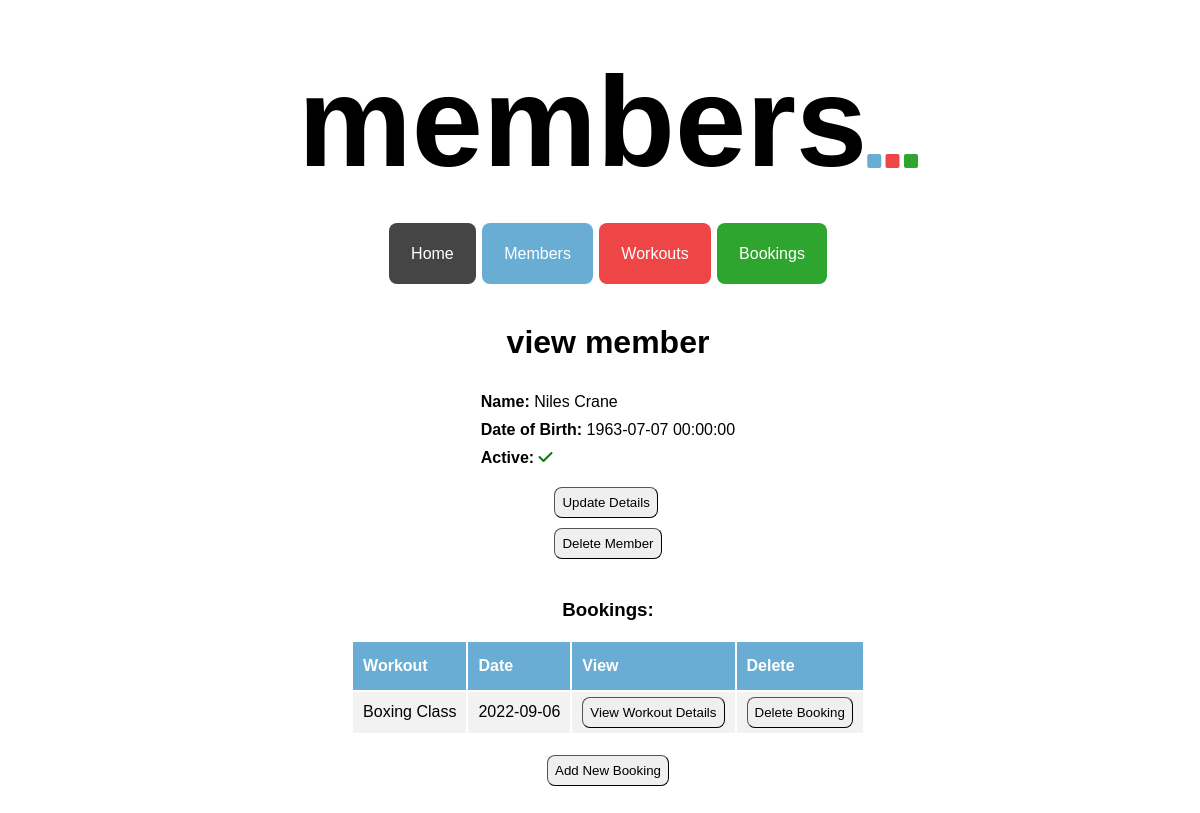
Before: /members/2 with the older database file.
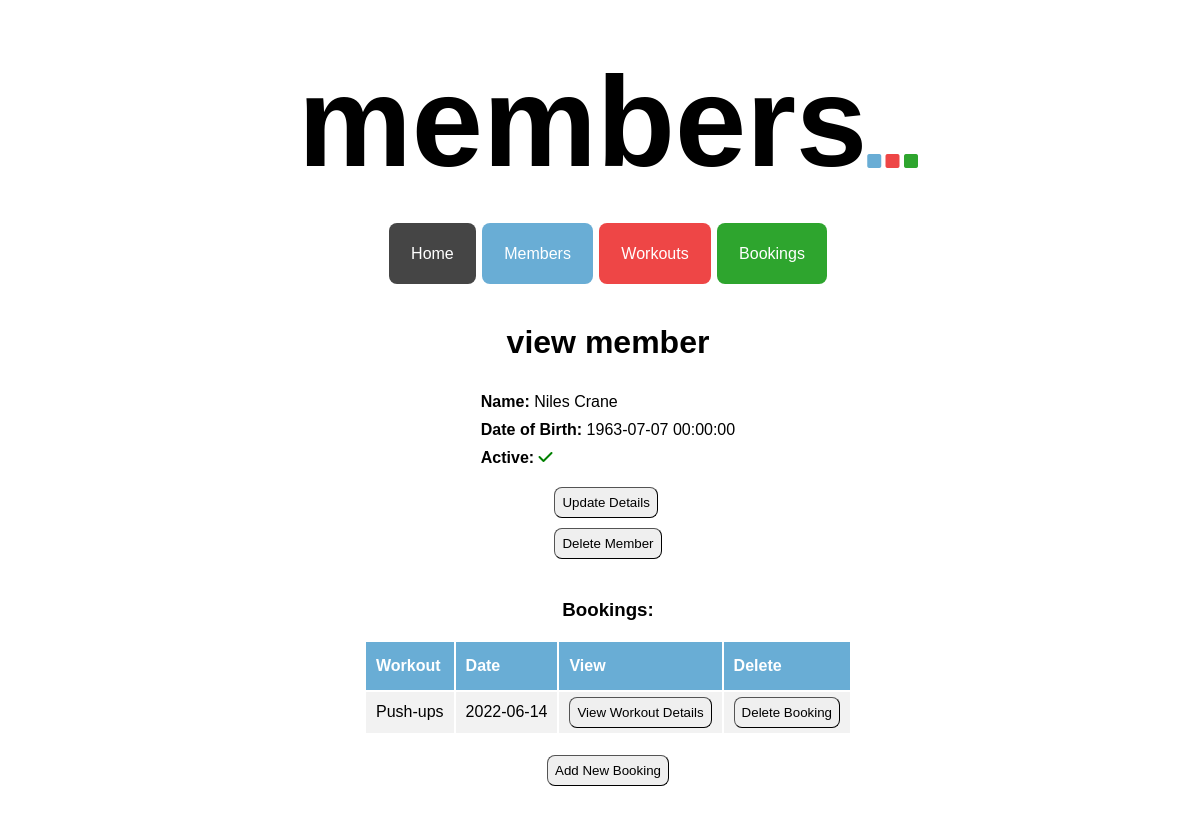
After: the same page with the newer database file.
### tables this page shows
CREATE TABLE workouts (
    id INTEGER PRIMARY KEY AUTOINCREMENT,
    name VARCHAR,
    date DATE,
    description TEXT,
    duration INTEGER,
    capacity INTEGER,
    capacity_filled INTEGER,
    active BOOLEAN
);

### controllers/member_controller.py (the view)
@members_blueprint.route("/members/<id>")
def member_show(id):
    route_name = "members"
    member = member_repository.select(id)
    bookings = member_repository.get_bookings_member(member)
    return render_template("members/show.html", route_name=route_name, member=member, bookings=bookings)

### db/run_sql.py (called while the page is built)
def get_db():
    path = os.path.dirname(os.path.abspath(__file__))
    db = os.path.join(path, "gym_db.db")
    conn = sqlite3.connect(db)
    conn.execute("PRAGMA foreign_keys = 1")
    conn.row_factory = sqlite3.Row
    return conn

def run_sql(sql, values = []):
    db = get_db()
    cursor = db.cursor()
    cursor.execute(sql, values)
    results = cursor.fetchall()
    db.commit()
    db.close()
    return results

### repositories/member_repository.py (called while the page is built)
def select(id):
    member = None
    sql = "SELECT * FROM members WHERE id = ?"
    values = [id]
    result = run_sql(sql, values)[0]
    if result is not None:
        active = True if result['active'] == 1 else False
        member = Member(result['first_name'], result['last_name'], result['dob'], active, result['id'])
    return member

def get_bookings_member(member):
    bookings = []
    sql = "SELECT * from bookings WHERE member_id = ?"
    values = [member.id]
    results = run_sql(sql, values)
    for row in results:
        member1 = select(row['member_id'])
        workout = workout_repository.select(row['workout_id'])
        booking = Booking(member1, workout, row['id'])
        bookings.append(booking)
    return bookings

### templates/members/show.html
{% extends 'base.html'%}
{% block content %}
<div class="show_page_container">
<h1>view member</h1>
<div class="show_page_top_details">
    <div><b>Name: </b>{{member.first_name}} {{member.last_name}}</div>
    <div><b>Date of Birth: </b>{{member.dob}}</div>
    {% if member.active == True %}
    <div><b>Active: </b><i class="fa-solid fa-check" style="color: green"></i></div>
    {% elif member.active == False %}
    <div><b>Active: </b><i class="fa-solid fa-xmark" style="color: red"></i></div>
    {% endif %}
</div>
<div id="show_page_top_buttons">
    <button class="show_page_button"><a class="show_page_link" href="/members/{{member.id}}/update">Update Details</a></button>
    <form action="/members/{{member.id}}/delete" method="POST"><button class="show_page_button">Delete Member</button></form>
</div>
<h3 class="bookings_header">Bookings:</h3>
<table class="show_page_table">
    <tr class="show_page_table_headers">
        <th>Workout</th>
        <th>Date</th>
        <th>View</th>
        <th>Delete</th>
    </tr>
    {% for booking in bookings %}
    <tr class="show_page_table_content">
        <td>{{booking.workout.name}}</td>
        <td>{{booking.workout.date}}</td>
        <td>
            <button class="show_page_button" id="show_page_view_button">
                <a class="show_page_link" href="/workouts/{{booking.workout.id}}">View Workout Details</a>
            </button>
        </td>
        <td>
            <form action="/bookings/member/{{booking.id}}/delete" method="POST">
                <button class="show_page_button">Delete Booking</button>
            </form>
        </td>
    </tr>
    {% endfor %}
</table>
<button class="show_page_button" id="show_page_bottom_button">
    <a class="show_page_link" href="/bookings/create/member/{{member.id}}">Add New Booking</a>
</button>
</div>
{% endblock %}

Changed rows visible on the page:
no longer on this page (row edited): workouts: workout.name "Boxing Class", workout "2022-09-06"
added workouts: workout.name "Push-ups", workout "2022-06-14"
Other visible differences:
new list line: "View Workout Details Delete Booking"
list line gone: "View Workout Details Delete Booking"
